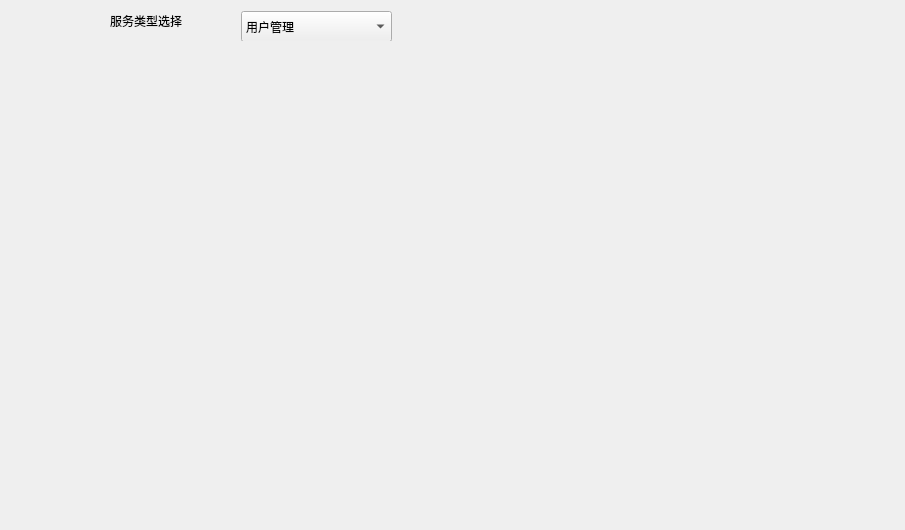
<?xml version="1.0" encoding="UTF-8"?>
<ui version="4.0">
 <class>SetUpMainWid</class>
 <widget class="QWidget" name="SetUpMainWid">
  <property name="geometry">
   <rect>
    <x>0</x>
    <y>0</y>
    <width>905</width>
    <height>530</height>
   </rect>
  </property>
  <property name="windowTitle">
   <string>Form</string>
  </property>
  <layout class="QGridLayout" name="gridLayout">
   <item row="0" column="0" colspan="2">
    <widget class="QWidget" name="widget" native="true">
     <property name="minimumSize">
      <size>
       <width>0</width>
       <height>30</height>
      </size>
     </property>
     <property name="maximumSize">
      <size>
       <width>16777215</width>
       <height>30</height>
      </size>
     </property>
     <widget class="QComboBox" name="comboBox">
      <property name="geometry">
       <rect>
        <x>230</x>
        <y>0</y>
        <width>151</width>
        <height>31</height>
       </rect>
      </property>
      <item>
       <property name="text">
        <string>用户管理</string>
       </property>
      </item>
     </widget>
     <widget class="QLabel" name="label">
      <property name="geometry">
       <rect>
        <x>20</x>
        <y>0</y>
        <width>151</width>
        <height>20</height>
       </rect>
      </property>
      <property name="text">
       <string>服务类型选择</string>
      </property>
      <property name="alignment">
       <set>Qt::AlignRight|Qt::AlignTrailing|Qt::AlignVCenter</set>
      </property>
     </widget>
    </widget>
   </item>
   <item row="1" column="0">
    <widget class="QWidget" name="setupWid" native="true">
     <property name="minimumSize">
      <size>
       <width>220</width>
       <height>0</height>
      </size>
     </property>
     <property name="maximumSize">
      <size>
       <width>230</width>
       <height>16777215</height>
      </size>
     </property>
    </widget>
   </item>
   <item row="1" column="1">
    <widget class="QStackedWidget" name="stackedWid"/>
   </item>
  </layout>
 </widget>
 <resources/>
 <connections/>
</ui>
